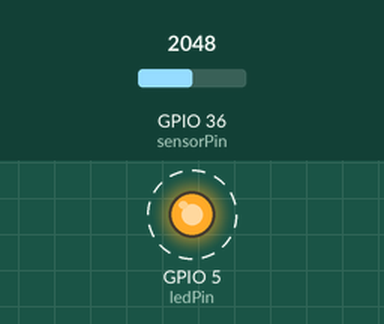
The sketch below on a simulated ESP32. Parts: output pins drawn as LEDs (lit = HIGH). Dashed ring = blinking. The test bench sets the inputs (shaded band); at power-on: GPIO 36 (sensorPin) = 2048 (analog values on the 0–4095 scale). Nothing arrives over Bluetooth unless stated; a phone connects over Bluetooth LE 3 s after start; what the sketch prints to the serial monitor is not drawn.

Above: at 0.02 s.
Timing chart, 0 to 3.0 s (numbered marks = the images above):
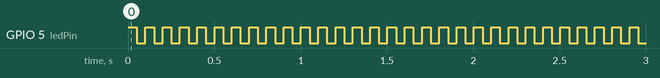

Measured:
- by itself, GPIO 5 (ledPin): alternates HIGH for 0.06 s and LOW for 0.05 s

The sketch:

test1.ino
```cpp
/*
UV Exposure App
Firmware for microcontroller
Microcontroller:  Sparkfun ESP32 Thing
Sensor:           Analog UV sensor
Connections:      Microntroller   |     Sensor
                  GND          <--|-->  GND
                  VCC          <--|-->  3V3
                  AOUT         <--|-->  36
Rev 1.1
Xuebin Tian
*/

/*
    Based on Neil Kolban example for IDF: https://github.com/nkolban/esp32-snippets/blob/master/cpp_utils/tests/BLE%20Tests/SampleWrite.cpp
    Ported to Arduino ESP32 by Evandro Copercini
*/


#include <BLEDevice.h>
#include <BLEServer.h>
#include <BLEUtils.h>
#include <BLE2902.h>
#include <driver/adc.h>

BLEServer* pServer = NULL;
BLECharacteristic* pCharacteristic = NULL;
bool deviceConnected = false;
bool oldDeviceConnected = false;
uint32_t value = 0;

// See the following for generating UUIDs:
// https://www.uuidgenerator.net/

#define SERVICE_UUID        "b923eeab-9473-4b86-8607-5068911b18fe"
#define CHARACTERISTIC_UUID "aba24047-b36f-4646-92ce-3d5c0c75bd20"

const int ledPin = 5;
const int sensorPin = 36;
int sensorValue = 0;

class MyServerCallbacks: public BLEServerCallbacks {
    void onConnect(BLEServer* pServer) {
      deviceConnected = true;
      Serial.println("phone connected");
    };

    void onDisconnect(BLEServer* pServer) {
      deviceConnected = false;
      Serial.println("phone disconnected");
    }

    void onWrite(BLECharacteristic *pCharacteristic) {
      std::string value = pCharacteristic->getValue();

      if (value.length() > 0) {
        Serial.println("*********");
        Serial.print("New value: ");
        for (int i = 0; i < value.length(); i++)
          Serial.print(value[i]);

        Serial.println();
        Serial.println("*********");
      }
    }
};


void setup() {
  Serial.begin(115200);

  pinMode(ledPin, OUTPUT);
  analogReadResolution(10);
  //analogSetAttenuation(ADC_2_5db);
  digitalWrite(ledPin, HIGH);

  // Create the BLE Device
  BLEDevice::init("UV SENSOR");

  // Create the BLE Server
  pServer = BLEDevice::createServer();
  pServer->setCallbacks(new MyServerCallbacks());

  // Create the BLE Service
  BLEService *pService = pServer->createService(SERVICE_UUID);

  // Create a BLE Characteristic
  pCharacteristic = pService->createCharacteristic(
                      CHARACTERISTIC_UUID,
                      BLECharacteristic::PROPERTY_READ   |
                      BLECharacteristic::PROPERTY_WRITE  |
                      BLECharacteristic::PROPERTY_NOTIFY |
                      BLECharacteristic::PROPERTY_INDICATE
                    );

  // https://www.bluetooth.com/specifications/gatt/viewer?attributeXmlFile=org.bluetooth.descriptor.gatt.client_characteristic_configuration.xml
  // Create a BLE Descriptor
  pCharacteristic->addDescriptor(new BLE2902());

  // Start the service
  pService->start();

  // Start advertising
  BLEAdvertising *pAdvertising = BLEDevice::getAdvertising();
  pAdvertising->addServiceUUID(SERVICE_UUID);
  pAdvertising->setScanResponse(false);
  pAdvertising->setMinPreferred(0x0);  // set value to 0x00 to not advertise this parameter
  BLEDevice::startAdvertising();
  Serial.println("Waiting a client connection to notify...");
}

void loop() {

    digitalWrite(ledPin, HIGH);
    sensorValue = analogRead(sensorPin);
    char txString[8];
    dtostrf(sensorValue, 1, 2, txString); // float_val, min_width, digits_after_decimal, char_buffer

    // notify changed value
    if (deviceConnected) {
        pCharacteristic->setValue(txString);
        pCharacteristic->notify();
        delay(10); // bluetooth stack will go into congestion, if too many packets are sent, in 6 hours test i was able to go as low as 3ms
    }
    // disconnecting
    if (!deviceConnected && oldDeviceConnected) {
        delay(500); // give the bluetooth stack the chance to get things ready
        pServer->startAdvertising(); // restart advertising
        Serial.println("start advertising");
        oldDeviceConnected = deviceConnected;
    }
    // connecting
    if (deviceConnected && !oldDeviceConnected) {
        // do stuff here on connecting
        oldDeviceConnected = deviceConnected;
    }

    Serial.println(sensorValue);

    delay(50);
    digitalWrite(ledPin, LOW);
    delay(50);
}
```
